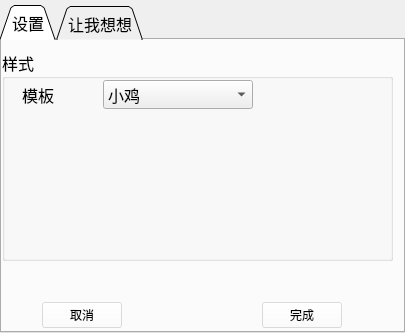
<?xml version="1.0" encoding="UTF-8"?>
<ui version="4.0">
 <class>MainWindow</class>
 <widget class="QMainWindow" name="MainWindow">
  <property name="geometry">
   <rect>
    <x>0</x>
    <y>0</y>
    <width>405</width>
    <height>333</height>
   </rect>
  </property>
  <property name="windowTitle">
   <string>设置</string>
  </property>
  <property name="windowIcon">
   <iconset>
    <normaloff>设置.png</normaloff>设置.png</iconset>
  </property>
  <widget class="QWidget" name="centralwidget">
   <layout class="QGridLayout" name="gridLayout">
    <property name="leftMargin">
     <number>0</number>
    </property>
    <property name="topMargin">
     <number>5</number>
    </property>
    <property name="rightMargin">
     <number>0</number>
    </property>
    <property name="bottomMargin">
     <number>0</number>
    </property>
    <property name="spacing">
     <number>0</number>
    </property>
    <item row="0" column="0">
     <widget class="QTabWidget" name="tabWidget">
      <property name="font">
       <font>
        <family>幼圆</family>
        <pointsize>12</pointsize>
       </font>
      </property>
      <property name="tabShape">
       <enum>QTabWidget::Triangular</enum>
      </property>
      <property name="currentIndex">
       <number>0</number>
      </property>
      <widget class="QWidget" name="tab">
       <attribute name="title">
        <string>设置</string>
       </attribute>
       <widget class="QGroupBox" name="groupBox">
        <property name="geometry">
         <rect>
          <x>0</x>
          <y>10</y>
          <width>391</width>
          <height>211</height>
         </rect>
        </property>
        <property name="title">
         <string>样式</string>
        </property>
        <widget class="QWidget" name="layoutWidget">
         <property name="geometry">
          <rect>
           <x>20</x>
           <y>30</y>
           <width>231</width>
           <height>29</height>
          </rect>
         </property>
         <layout class="QHBoxLayout" name="horizontalLayout" stretch="1,2">
          <item>
           <widget class="QLabel" name="label">
            <property name="text">
             <string>模板</string>
            </property>
           </widget>
          </item>
          <item>
           <widget class="QComboBox" name="pattern">
            <item>
             <property name="text">
              <string>小鸡</string>
             </property>
            </item>
            <item>
             <property name="text">
              <string>王俊凯-蓝色</string>
             </property>
            </item>
            <item>
             <property name="text">
              <string>王俊凯-红色</string>
             </property>
            </item>
            <item>
             <property name="text">
              <string>伍六七</string>
             </property>
            </item>
            <item>
             <property name="text">
              <string>红小豆举牌</string>
             </property>
            </item>
            <item>
             <property name="text">
              <string>少司命</string>
             </property>
            </item>
           </widget>
          </item>
         </layout>
        </widget>
       </widget>
       <widget class="QWidget" name="layoutWidget">
        <property name="geometry">
         <rect>
          <x>40</x>
          <y>260</y>
          <width>300</width>
          <height>31</height>
         </rect>
        </property>
        <layout class="QHBoxLayout" name="horizontalLayout_2">
         <item>
          <widget class="QPushButton" name="cancel">
           <property name="styleSheet">
            <string notr="true">background-color: rgba(85, 85, 0,0);
background-color: rgba(255, 255, 255,0.5);</string>
           </property>
           <property name="text">
            <string>取消</string>
           </property>
          </widget>
         </item>
         <item>
          <spacer name="horizontalSpacer">
           <property name="orientation">
            <enum>Qt::Horizontal</enum>
           </property>
           <property name="sizeHint" stdset="0">
            <size>
             <width>98</width>
             <height>20</height>
            </size>
           </property>
          </spacer>
         </item>
         <item>
          <widget class="QPushButton" name="ok">
           <property name="styleSheet">
            <string notr="true">background-color: rgba(255, 255, 255,0.5);</string>
           </property>
           <property name="text">
            <string>完成</string>
           </property>
          </widget>
         </item>
        </layout>
       </widget>
      </widget>
      <widget class="QWidget" name="tab_2">
       <attribute name="title">
        <string>让我想想</string>
       </attribute>
      </widget>
     </widget>
    </item>
   </layout>
  </widget>
 </widget>
 <resources/>
 <connections>
  <connection>
   <sender>cancel</sender>
   <signal>clicked()</signal>
   <receiver>MainWindow</receiver>
   <slot>close()</slot>
   <hints>
    <hint type="sourcelabel">
     <x>88</x>
     <y>301</y>
    </hint>
    <hint type="destinationlabel">
     <x>202</x>
     <y>166</y>
    </hint>
   </hints>
  </connection>
  <connection>
   <sender>ok</sender>
   <signal>clicked()</signal>
   <receiver>MainWindow</receiver>
   <slot>choosepattern()</slot>
   <hints>
    <hint type="sourcelabel">
     <x>301</x>
     <y>300</y>
    </hint>
    <hint type="destinationlabel">
     <x>431</x>
     <y>176</y>
    </hint>
   </hints>
  </connection>
 </connections>
 <slots>
  <slot>choosepattern()</slot>
 </slots>
</ui>
